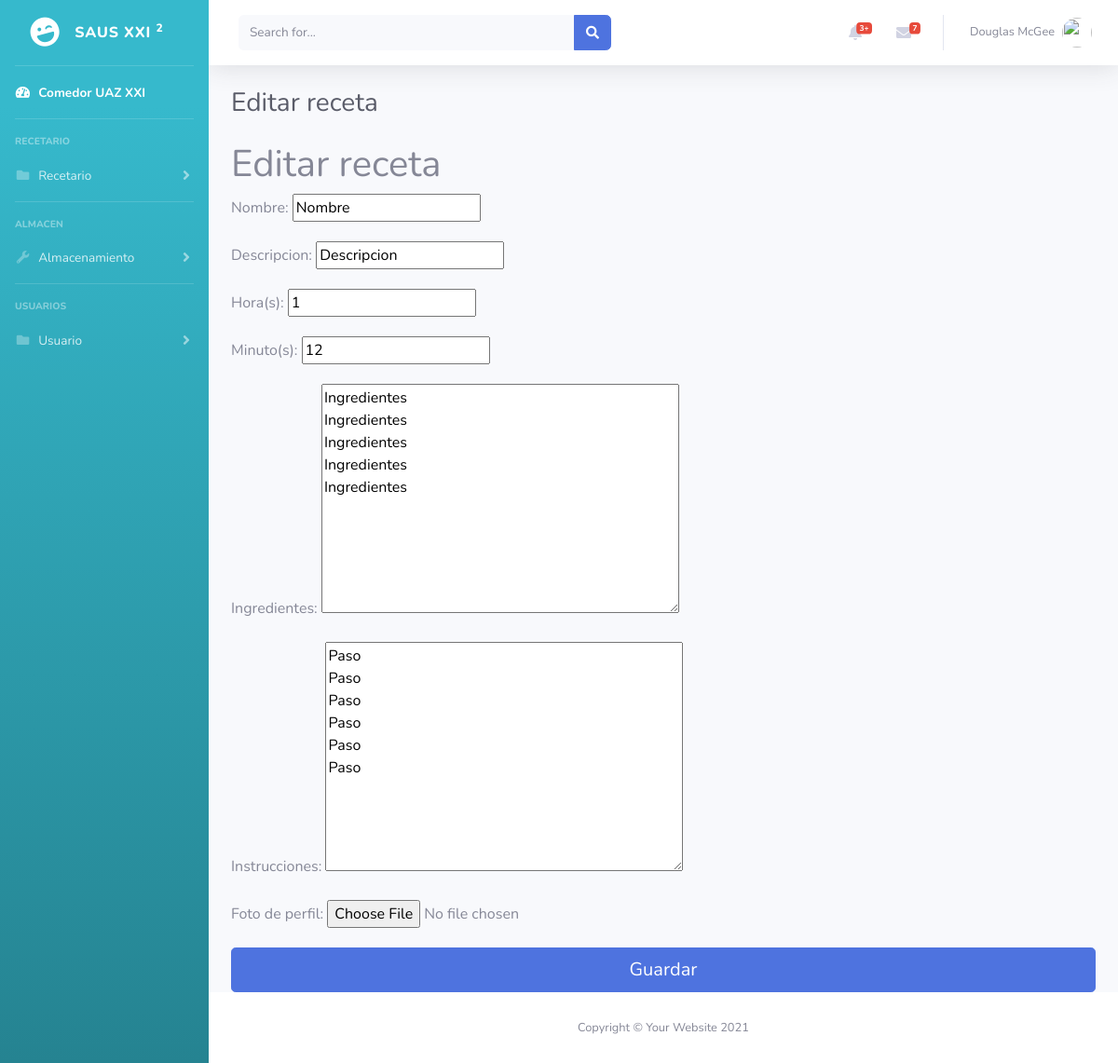
/recetario/editar/2 (signed in), run on the app's committed database.
### recetario/models.py (models this page shows, shortened)
class Receta(models.Model):
    nombre = models.CharField(max_length=80)
    descripcion = models.CharField(max_length=160)
    hora = models.SmallIntegerField('Hora(s)')
    minuto = models.SmallIntegerField('Minuto(s)')
    ingredientes = models.TextField(blank=True, null=True)
    instrucciones = models.TextField(blank=True, null=True)
    imagen = models.ImageField('Foto de perfil', upload_to='img_recetas', blank=True, null=True, validators=[imagen_validador])

### recetario/views.py (the view)
# urls.py: path('editar/<int:pk>', views.EditarReceta.as_view(), name='editar_receta'),
class EditarReceta(LoginRequiredMixin, UpdateView):
    model = Receta
    form_class = FormRecetaEditar
    extra_context = {'accion': 'Editar'}
    success_url = reverse_lazy('lista_recetas')

### recetario/forms.py
class FormRecetaEditar(FormReceta):
    class Meta:
        exclude = ['id']
        model = Receta

### recetario/templates/recetario/receta_form.html (shortened to what this page needs)
{% extends 'base.html' %}
{% block titulo %}
    {{accion}} receta
{% endblock titulo %}
{% block contenido %}
    <h1>{{accion}} receta</h1>
    <form method="post">
        {{form.as_p}}
        <button class="btn btn-block btn-primary btn-lg font-weight-medium auth-form-btn" type="submit">
           {% if accion == 'Nueva' %}
                Agregar
            {% else %}
                Guardar
           {% endif %}
        </button>
    </form>
{% endblock contenido %}

### data on the page
Receta: nombre "Nombre", descripcion "Descripcion", hora "1", minuto "12", ingredientes "Ingredientes Ingredientes Ingredientes Ingredientes Ingredientes", instrucciones "Paso Paso Paso Paso Paso Paso"

### other printed values
{{ accion }} "Editar"
